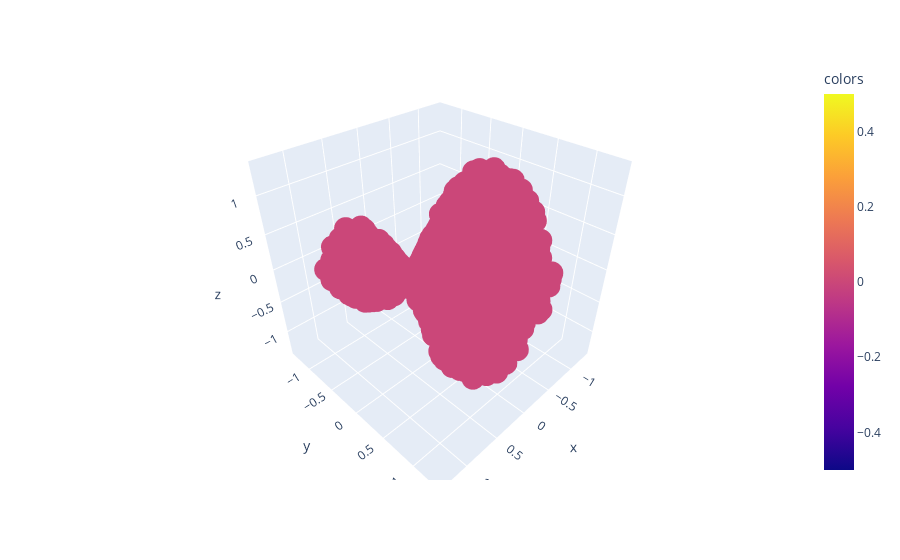

Here is the notebook cell this chart was saved with:
### Markdown cell above
First, we'll build a saddle region, plot it, and see how the laziness curvature performs

### Code cell
X, ks = paraboloid(1000,1,-1, use_guide_points=True)
plot_3d(X, use_plotly=True)

### Figure 1 — Plotly figure (JSON) as saved in the notebook; plotly's stock layout.template omitted (floating-point values rounded to 4 significant figures; data arrays with more than 128 entries replaced by an {"elided": "..."} marker saying what was removed)
{"data": [{"hovertemplate": "x=%{x}<br>y=%{y}<br>z=%{z}<br>colors=%{marker.color}<extra></extra>", "legendgroup": "", "marker": {"color": {"elided": "1000 int values"}, "coloraxis": "coloraxis", "symbol": "circle"}, "mode": "markers", "name": "", "scene": "scene", "showlegend": false, "type": "scatter3d", "x": {"elided": "1000 float values"}, "y": {"elided": "1000 float values"}, "z": {"elided": "1000 float values"}}], "layout": {"coloraxis": {"colorbar": {"title": {"text": "colors"}}, "colorscale": [[0, "#0d0887"], [0.1111, "#46039f"], [0.2222, "#7201a8"], [0.3333, "#9c179e"], [0.4444, "#bd3786"], [0.5556, "#d8576b"], [0.6667, "#ed7953"], [0.7778, "#fb9f3a"], [0.8889, "#fdca26"], [1, "#f0f921"]]}, "legend": {"tracegroupgap": 0}, "margin": {"t": 60}, "scene": {"domain": {"x": [0, 1], "y": [0, 1]}, "xaxis": {"range": [-1.404, 1.404], "title": {"text": "x"}}, "yaxis": {"range": [-1.404, 1.404], "title": {"text": "y"}}, "zaxis": {"range": [-1.404, 1.404], "title": {"text": "z"}}}}}
